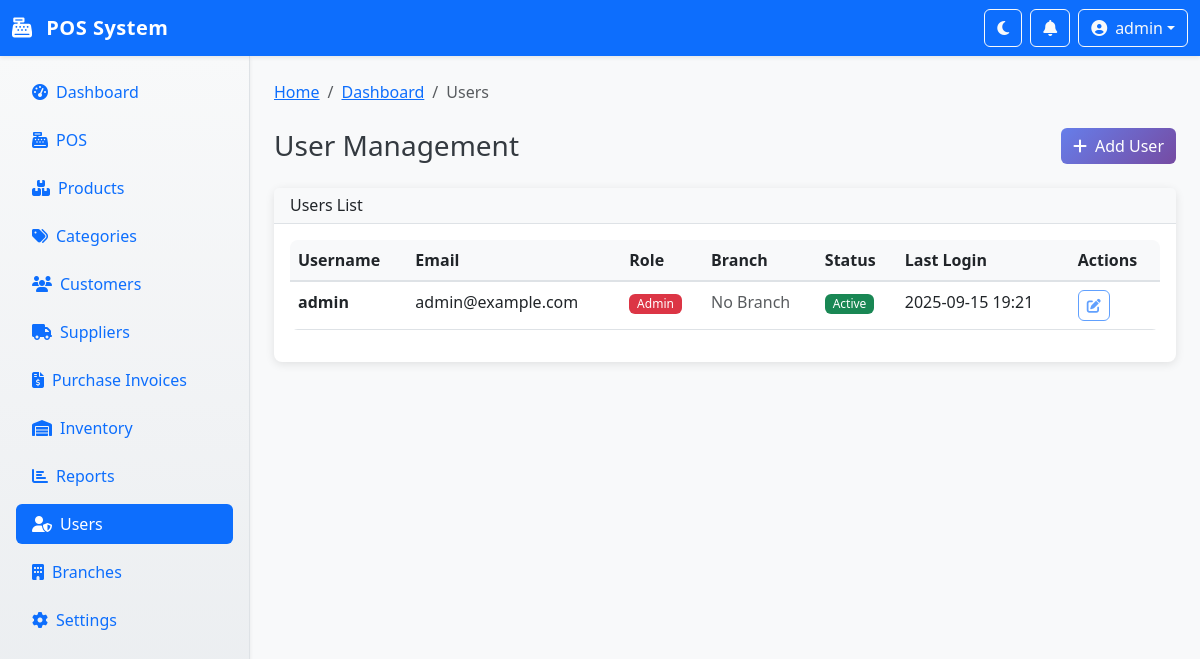
Page /users (signed in) on the earlier database version.
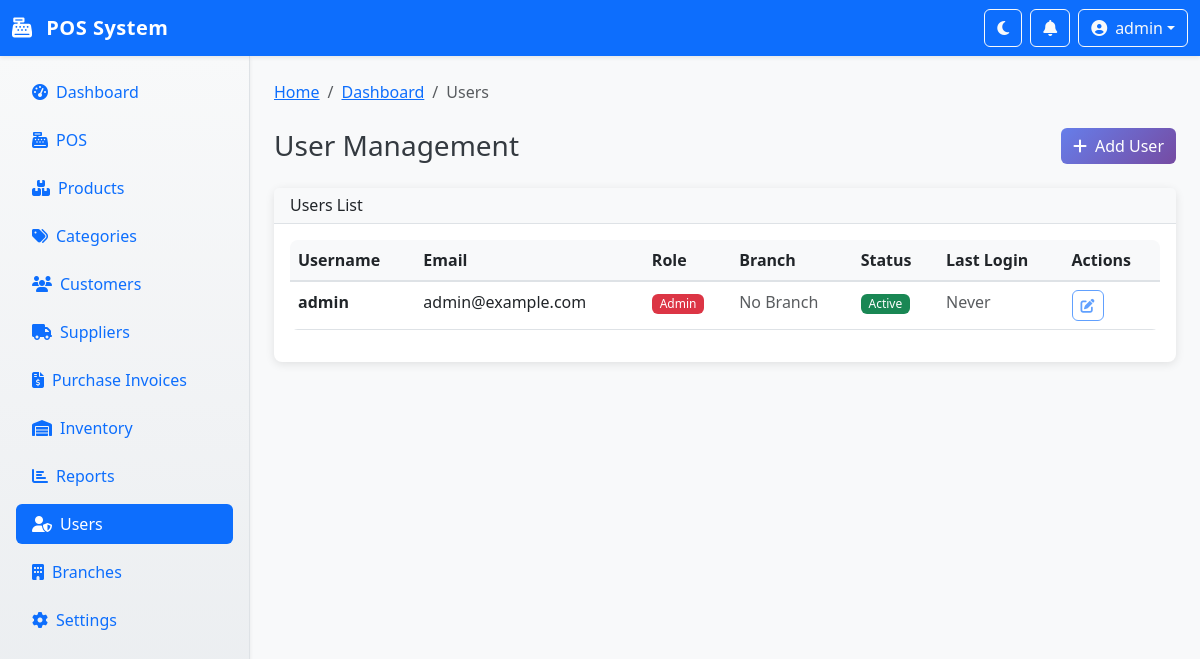
Same page on the later database version.
### app.py (models this page shows)
class User(UserMixin, db.Model):
    id = db.Column(db.Integer, primary_key=True)
    username = db.Column(db.String(80), unique=True, nullable=False)
    email = db.Column(db.String(120), unique=True, nullable=False)
    password_hash = db.Column(db.String(128), nullable=False)
    role = db.Column(db.String(20), nullable=False, default='cashier')  # admin, manager, cashier, inventory_manager
    is_active = db.Column(db.Boolean, default=True)
    branch_id = db.Column(db.Integer, db.ForeignKey('branch.id'), nullable=True)
    created_at = db.Column(db.DateTime, default=datetime.utcnow)
    last_login = db.Column(db.DateTime, nullable=True)
    branch = db.relationship('Branch', backref=db.backref('users', lazy=True))

### app.py (the view)
@app.route('/users')
@login_required
def users():
    if current_user.role != 'admin':
        flash('Access denied', 'error')
        return redirect(url_for('index'))
    users = User.query.all()
    return render_template('users.html', users=users)

### app.py (called while the page is built)
@login_manager.user_loader
def load_user(user_id):
    return User.query.get(int(user_id))

@app.context_processor
def inject_held_transactions_count():
    if current_user.is_authenticated:
        count = HeldTransaction.query.filter(
            HeldTransaction.user_id == current_user.id,
            HeldTransaction.expires_at > datetime.utcnow()
        ).count()
        return {'held_transactions_count': count}
    return {'held_transactions_count': 0}

### templates/users.html (shortened to what this page needs)
{% extends "base.html" %}
{% block breadcrumb_items %}
<li class="breadcrumb-item"><a href="{{ url_for('index') }}">Dashboard</a></li>
<li class="breadcrumb-item active">Users</li>
{% endblock %}
{% block content %}
<div class="row mb-4">
    <div class="col-12">
        <div class="d-flex justify-content-between align-items-center">
            <h1 class="h3 mb-0">User Management</h1>
            <a href="{{ url_for('add_user') }}" class="btn btn-primary">
                <i class="fas fa-plus me-2"></i>Add User
            </a>
        </div>
    </div>
</div>
<div class="row">
    <div class="col-12">
        <div class="card">
            <div class="card-header">
                <h6 class="mb-0">Users List</h6>
            </div>
            <div class="card-body">
                {% if users %}
                <div class="table-responsive">
                    <table class="table table-hover">
                        <thead>
                            <tr>
                                <th>Username</th>
                                <th>Email</th>
                                <th>Role</th>
                                <th>Branch</th>
                                <th>Status</th>
                                <th>Last Login</th>
                                <th>Actions</th>
                            </tr>
                        </thead>
                        <tbody>
                            {% for user in users %}
                            <tr>
                                <td><strong>{{ user.username }}</strong></td>
                                <td>{{ user.email }}</td>
                                <td>
                                    <span class="badge bg-{% if user.role == 'admin' %}danger{% elif user.role == 'manager' %}warning{% elif user.role == 'cashier' %}info{% else %}secondary{% endif %}">
                                        {{ user.role.title() }}
                                    </span>
                                </td>
                                <td>
                                    {% if user.branch %}
                                    {{ user.branch.name }}
                                    {% else %}
                                    <span class="text-muted">No Branch</span>
                                    {% endif %}
                                </td>
                                <td>
                                    {% if user.is_active %}
                                    <span class="badge bg-success">Active</span>
                                    {% else %}
                                    <span class="badge bg-secondary">Inactive</span>
                                    {% endif %}
                                </td>
                                <td>
                                    {% if user.last_login %}
                                    {{ user.last_login.strftime('%Y-%m-%d %H:%M') }}
                                    {% else %}
                                    <span class="text-muted">Never</span>
                                    {% endif %}
                                </td>
                                <td>
                                    <div class="btn-group" role="group">
                                        <button class="btn btn-sm btn-outline-primary" disabled>
                                            <i class="fas fa-edit"></i>
                                        </button>
                                    </div>
                                </td>
                            </tr>
                            {% endfor %}
                        </tbody>
                    </table>
                </div>
                {% endif %}
            </div>
        </div>
    </div>
</div>
{% endblock %}

### templates/base.html (shortened to what this page needs)
<!DOCTYPE html>
<html lang="en" data-bs-theme="light">
<head>
    <link href="https://cdn.jsdelivr.net/npm/bootstrap@5.3.0/dist/css/bootstrap.min.css" rel="stylesheet">
    <link href="https://cdnjs.cloudflare.com/ajax/libs/font-awesome/6.4.0/css/all.min.css" rel="stylesheet">
    <link href="{{ url_for('static', filename='css/style.css') }}" rel="stylesheet">
</head>
<body class="bg-light">
    <nav class="navbar navbar-expand-lg navbar-dark bg-primary shadow-sm" id="top-navbar">
        <div class="container-fluid">
            <a class="navbar-brand fw-bold" href="{{ url_for('index') }}">
                <i class="fas fa-cash-register me-2"></i>
                POS System
            </a>
            <div class="d-flex align-items-center">
                <button class="btn btn-outline-light me-2" id="theme-toggle" title="Toggle Theme">
                    <i class="fas fa-moon"></i>
                </button>
                <div class="dropdown me-2">
                    <button class="btn btn-outline-light position-relative" type="button" id="notifications-dropdown" data-bs-toggle="dropdown">
                        <i class="fas fa-bell"></i>
                    </button>
                </div>
                <div class="dropdown">
                    <button class="btn btn-outline-light dropdown-toggle d-flex align-items-center" type="button" id="user-dropdown" data-bs-toggle="dropdown">
                        <i class="fas fa-user-circle me-2"></i>
                        <span class="d-none d-sm-inline">{{ current_user.username }}</span>
                    </button>
                </div>
            </div>
        </div>
    </nav>
    <div class="d-flex">
        <nav id="sidebar" class="bg-white shadow-sm border-end" style="width: 250px; min-height: calc(100vh - 56px);">
            <div class="p-3">
                <ul class="nav nav-pills flex-column">
                    <li class="nav-item mb-2">
                        <a class="nav-link {% if request.endpoint == 'index' %}active{% endif %}" href="{{ url_for('index') }}">
                            <i class="fas fa-tachometer-alt me-2"></i>Dashboard
                        </a>
                    </li>
                    <li class="nav-item mb-2">
                        <a class="nav-link {% if request.endpoint == 'pos' %}active{% endif %}" href="{{ url_for('pos') }}">
                            <i class="fas fa-cash-register me-2"></i>POS
                        </a>
                    </li>
                    <li class="nav-item mb-2">
                        <a class="nav-link {% if 'product' in request.endpoint %}active{% endif %}" href="{{ url_for('products') }}">
                            <i class="fas fa-boxes me-2"></i>Products
                        </a>
                    </li>
                    <li class="nav-item mb-2">
                        <a class="nav-link {% if 'category' in request.endpoint %}active{% endif %}" href="{{ url_for('categories') }}">
                            <i class="fas fa-tags me-2"></i>Categories
                        </a>
                    </li>
                    <li class="nav-item mb-2">
                        <a class="nav-link {% if 'customer' in request.endpoint %}active{% endif %}" href="{{ url_for('customers') }}">
                            <i class="fas fa-users me-2"></i>Customers
                        </a>
                    </li>
                    <li class="nav-item mb-2">
                        <a class="nav-link {% if 'supplier' in request.endpoint %}active{% endif %}" href="{{ url_for('suppliers') }}">
                            <i class="fas fa-truck me-2"></i>Suppliers
                        </a>
                    </li>
                    <li class="nav-item mb-2">
                        <a class="nav-link {% if 'purchase_invoice' in request.endpoint %}active{% endif %}" href="{{ url_for('purchase_invoices') }}">
                            <i class="fas fa-file-invoice-dollar me-2"></i>Purchase Invoices
                        </a>
                    </li>
                    {% if current_user.role in ['admin', 'manager'] %}
                    <li class="nav-item mb-2">
                        <a class="nav-link {% if 'inventory' in request.endpoint %}active{% endif %}" href="{{ url_for('inventory') }}">
                            <i class="fas fa-warehouse me-2"></i>Inventory
                        </a>
                    </li>
                    <li class="nav-item mb-2">
                        <a class="nav-link {% if 'report' in request.endpoint %}active{% endif %}" href="{{ url_for('reports') }}">
                            <i class="fas fa-chart-bar me-2"></i>Reports
                        </a>
                    </li>
                    {% endif %}
                    {% if current_user.role == 'admin' %}
                    <li class="nav-item mb-2">
                        <a class="nav-link {% if 'user' in request.endpoint %}active{% endif %}" href="{{ url_for('users') }}">
                            <i class="fas fa-user-shield me-2"></i>Users
                        </a>
                    </li>
                    <li class="nav-item mb-2">
                        <a class="nav-link {% if 'branch' in request.endpoint %}active{% endif %}" href="{{ url_for('branches') }}">
                            <i class="fas fa-building me-2"></i>Branches
                        </a>
                    </li>
                    <li class="nav-item mb-2">
                        <a class="nav-link {% if request.endpoint == 'settings' %}active{% endif %}" href="{{ url_for('settings') }}">
                            <i class="fas fa-cog me-2"></i>Settings
                        </a>
                    </li>
                    {% endif %}
                </ul>
            </div>
        </nav>
        <main class="flex-fill p-4" id="main-content">
            {% block breadcrumb %}
            <nav aria-label="breadcrumb" class="mb-4">
                <ol class="breadcrumb">
                    <li class="breadcrumb-item"><a href="{{ url_for('index') }}">Home</a></li>
                    {% block breadcrumb_items %}{% endblock %}
                </ol>
            </nav>
            {% endblock %}
            {% block content %}{% endblock %}
        </main>
    </div>
</body>
</html>

### static/css/style.css (style rules this page uses)
:root { --primary-color: #667eea; --secondary-color: #764ba2; --success-color: #28a745; --warning-color: #ffc107; --danger-color: #dc3545; --info-color: #17a2b8; --light-color: #f8f9fa; --dark-color: #343a40; --border-radius: 8px; --box-shadow: 0 2px 10px rgba(0, 0, 0, 0.1); --transition: all 0.3s ease; }
body { font-family: 'Segoe UI', Tahoma, Geneva, Verdana, sans-serif; background-color: var(--light-color); color: var(--dark-color); }
.navbar-brand { font-weight: 700; letter-spacing: 0.5px; }
.nav-link { font-weight: 500; transition: var(--transition); }
.nav-link.active { background-color: rgba(255, 255, 255, 0.1); border-radius: 6px; }
#sidebar { background: linear-gradient(180deg, #f8f9fa 0%, #e9ecef 100%); border-right: 1px solid #dee2e6; transition: var(--transition); }
.card { border: none; border-radius: var(--border-radius); box-shadow: var(--box-shadow); transition: var(--transition); }
.card-header { background-color: #f8f9fa; border-bottom: 1px solid #dee2e6; font-weight: 600; }
.btn { border-radius: 6px; font-weight: 500; transition: var(--transition); }
.btn-primary { background: linear-gradient(135deg, var(--primary-color) 0%, var(--secondary-color) 100%); border: none; }
.table { border-radius: var(--border-radius); overflow: hidden; }
.table thead th { background-color: #f8f9fa; border-bottom: 2px solid #dee2e6; font-weight: 600; }
.badge { font-weight: 500; }
#theme-toggle { transition: var(--transition); }

Differences in the rows shown:
changed User "admin": last_login "2025-09-15 19:21" → (not shown); now shows "Never"
